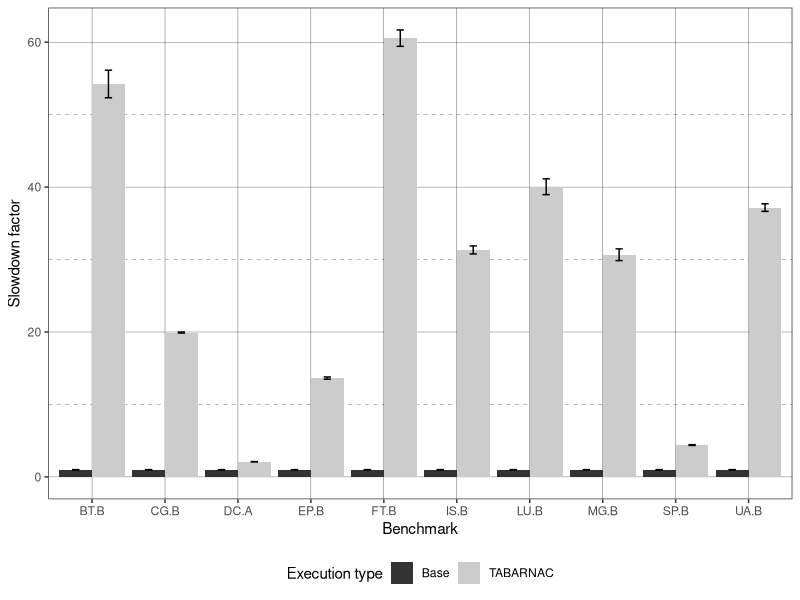
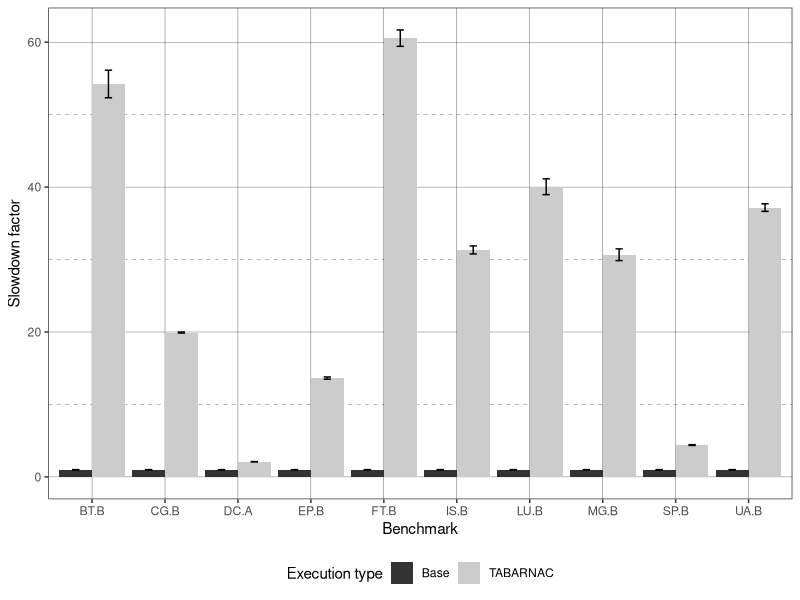
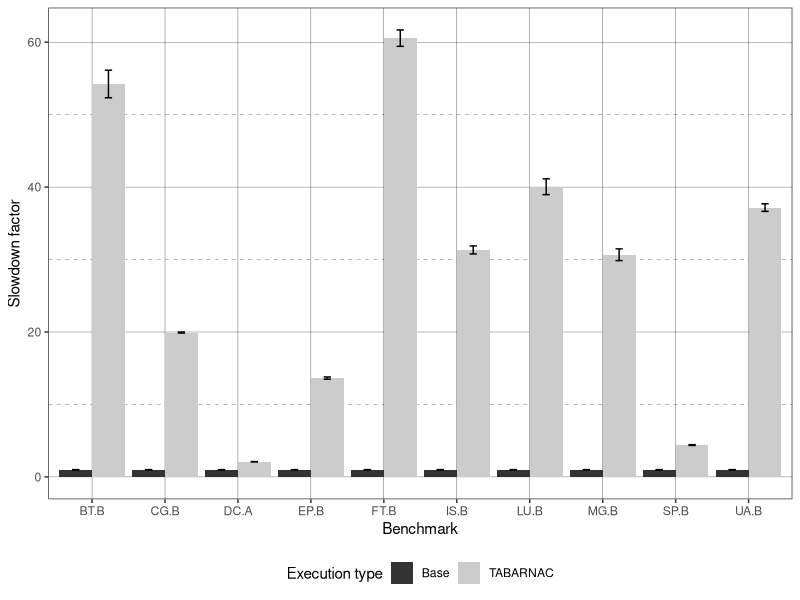

The R source for these figures, in order:
## ---- chunk 1
library(ggplot2)
library(plyr)
data<-data.frame(read.csv2(file="results.csv",sep=',',dec='.'))
#str(data)
#show(data)
## ---- chunk 2
norm_vect <- rep(subset(data, data$Type=="Base")$Time,each=2)
data$slowdown <- data$Time / norm_vect
stat<-ddply(data,c("Bench", "Type"),summarise,
            N=length(slowdown),mean=mean(slowdown),sd=sd(slowdown),se=sd/sqrt(N))
p  <- ggplot(stat,aes(x=Bench,y=mean, fill=Type))
#p  <- ggplot(stat,aes(x=Bench,y=speedup, fill=Type))
p  <-  p + geom_bar(stat="identity", position=position_dodge(.9) )
p  <-  p + geom_errorbar(aes(ymin=mean-se, ymax=mean+se),
                  width=.2,                    # Width of the error bars
                  position=position_dodge(.9))
#p  <- p + facet_grid(Balancing ~ Interleave)
p <- p + xlab("Benchmark")
p <- p + ylab("Slowdown factor")
p <- p + guides(fill=guide_legend(title="Execution type"))
# BW theme
p <- p + theme_bw()
p <-  p + theme(panel.grid.minor = element_line(colour = "black", linetype="dashed", size = 0.1),
        panel.grid.major = element_line(colour = "black", size = 0.1),
        legend.position="bottom")
p <- p + scale_fill_grey()
#p <- p+ theme(legend.position="none")
show(p)
ggsave("figure/ExecutionTime.pdf", width=4, height=4)
ggsave("tabarnac_ovh.png", width=4, height=4)
## ---- chunk 3
show(stat)
stat <- subset(stat,stat$Type=="TABARNAC")
stat$sd  <-  NULL
stat$N  <-  NULL
stat$Type <- NULL
write.csv(stat,'slowdown_factor.csv')
## ---- chunk 4
remove(p)
remove(stat)
remove(data)
remove(speedup)
remove(stat1)
